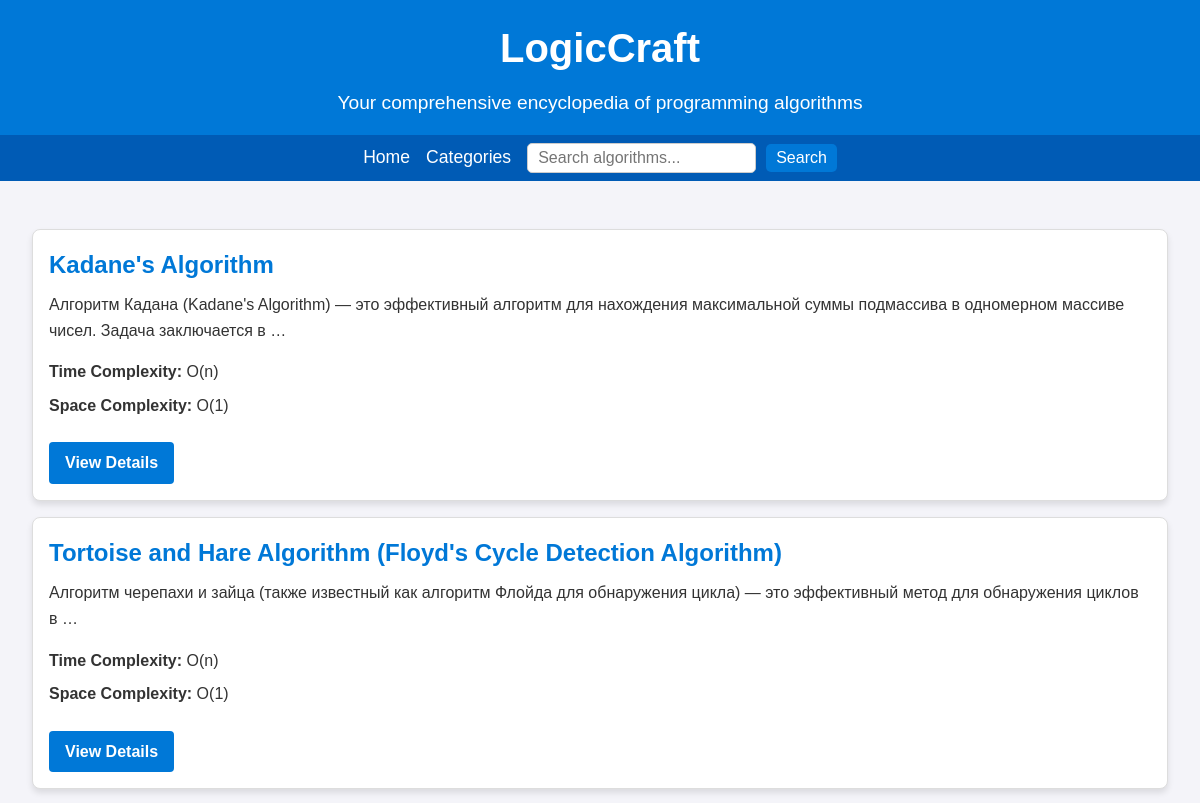
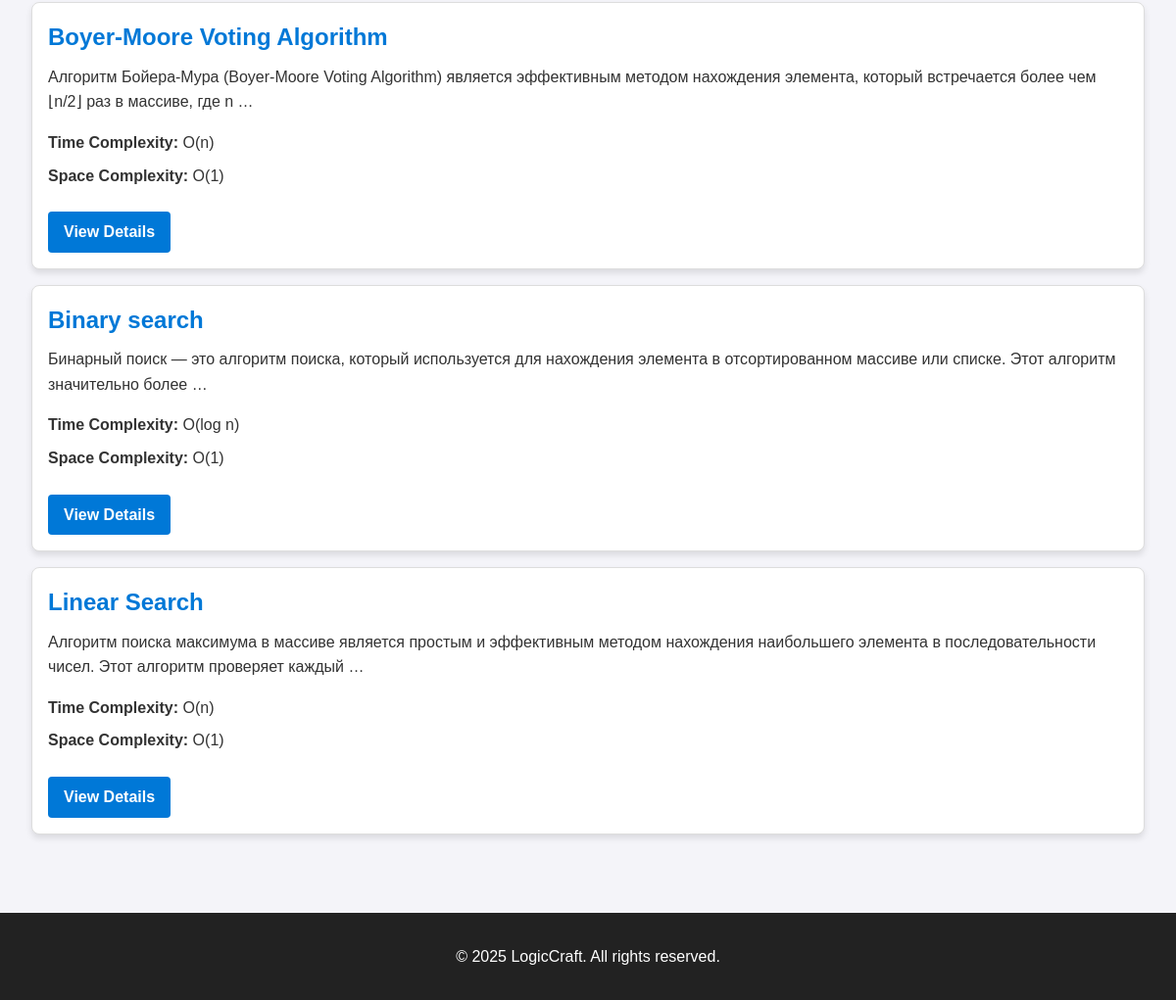
The page / on the database its author committed (2 pictures, top to bottom).
### library/models.py (models this page shows, shortened)
class Algorithm(models.Model):
    name = models.CharField(max_length=255)
    description = models.TextField(blank=True, null=True)
    complexity_time = models.CharField(max_length=50, blank=True, null=True)
    complexity_space = models.CharField(max_length=50, blank=True, null=True)
    input_example = models.TextField(blank=True, null=True)
    output_example = models.TextField(blank=True, null=True)
    pseudocode = models.TextField(blank=True, null=True)
    implementation = models.TextField(blank=True, null=True)
    created_at = models.DateTimeField(auto_now_add=True)
    updated_at = models.DateTimeField(auto_now=True)
    categories = models.ManyToManyField(Category, related_name='algorithms')

### library/views.py (the view)
# urls.py: path('', views.HomeView.as_view(), name='home'),
class HomeView(ListView):
    template_name = 'library/home.html'
    allow_empty = True
    context_object_name = 'algorithms'
    def get_queryset(self):
        category_id = self.request.GET.get('category', '')
        if category_id:
            category = get_object_or_404(Category, id=category_id)
            return category.algorithms.all()
        query = self.request.GET.get('search', '')
        if query:
            return Algorithm.objects.filter(
                Q(name__icontains=query) | Q(description__icontains=query)
            )
        else:
            return Algorithm.objects.all()

### library/templates/library/home.html
{% extends 'index.html' %}
{% block content %}
    <div class="algorithm-grid">
        {% for algorithm in algorithms %}
        <div class="algorithm-card">
            <h3>{{ algorithm.name }}</h3>
            <p>{{ algorithm.description|truncatewords:20 }}</p>
            <div class="algorithm-meta">
                <p><strong>Time Complexity:</strong> {{ algorithm.complexity_time }}</p>
                <p><strong>Space Complexity:</strong> {{ algorithm.complexity_space }}</p>
            </div>
            <a href="{% url 'library:alg' algorithm.id %}" class="view-more">View Details</a>
        </div>
        {% endfor %}
    </div>
{% endblock %}

### library/static/library/css/index.css (style rules this page uses)
body { font-family: Arial, sans-serif; line-height: 1.6; margin: 0; padding: 0; background-color: #f4f4f9; color: #333; }
.algorithm-card { border: 1px solid #ddd; border-radius: 8px; padding: 1rem; margin: 1rem 0; background: #fff; box-shadow: 0 4px 6px rgba(0, 0, 0, 0.1); transition: transform 0.2s, box-shadow 0.2s; }
.algorithm-card h3 { font-size: 1.5rem; margin: 0 0 0.5rem; color: #0078d7; }
.algorithm-card p { margin: 0.5rem 0; }
.algorithm-card .algorithm-meta { margin-top: 1rem; }
.algorithm-card .view-more { display: inline-block; margin-top: 1rem; padding: 0.5rem 1rem; background: #0078d7; color: #fff; text-decoration: none; border-radius: 4px; font-weight: bold; transition: background 0.2s; }

### rows shown on the page
Algorithm: name "Kadane's Algorithm", description "Алгоритм Кадана (Kadane's Algorithm) — это эффективный алгоритм для нахождения максимальной суммы подмассива в одномерном массиве чисел. Задача заключается в …", complexity_time "O(n)", complexity_space "O(1)"
Algorithm: name "Tortoise and Hare Algorithm (Floyd's Cycle Detection Algorithm)", description "Алгоритм черепахи и зайца (также известный как алгоритм Флойда для обнаружения цикла) — это эффективный метод для обнаружения циклов в …", complexity_time "O(n)", complexity_space "O(1)"
Algorithm: name "Boyer-Moore Voting Algorithm", description "Алгоритм Бойера-Мура (Boyer-Moore Voting Algorithm) является эффективным методом нахождения элемента, который встречается более чем ⌊n/2⌋ раз в массиве, где n …", complexity_time "O(n)", complexity_space "O(1)"
Algorithm: name "Binary search", description "Бинарный поиск — это алгоритм поиска, который используется для нахождения элемента в отсортированном массиве или списке. Этот алгоритм значительно более …", complexity_time "O(log n)", complexity_space "O(1)"
Algorithm: name "Linear Search", description "Алгоритм поиска максимума в массиве является простым и эффективным методом нахождения наибольшего элемента в последовательности чисел. Этот алгоритм проверяет каждый …", complexity_time "O(n)", complexity_space "O(1)"
